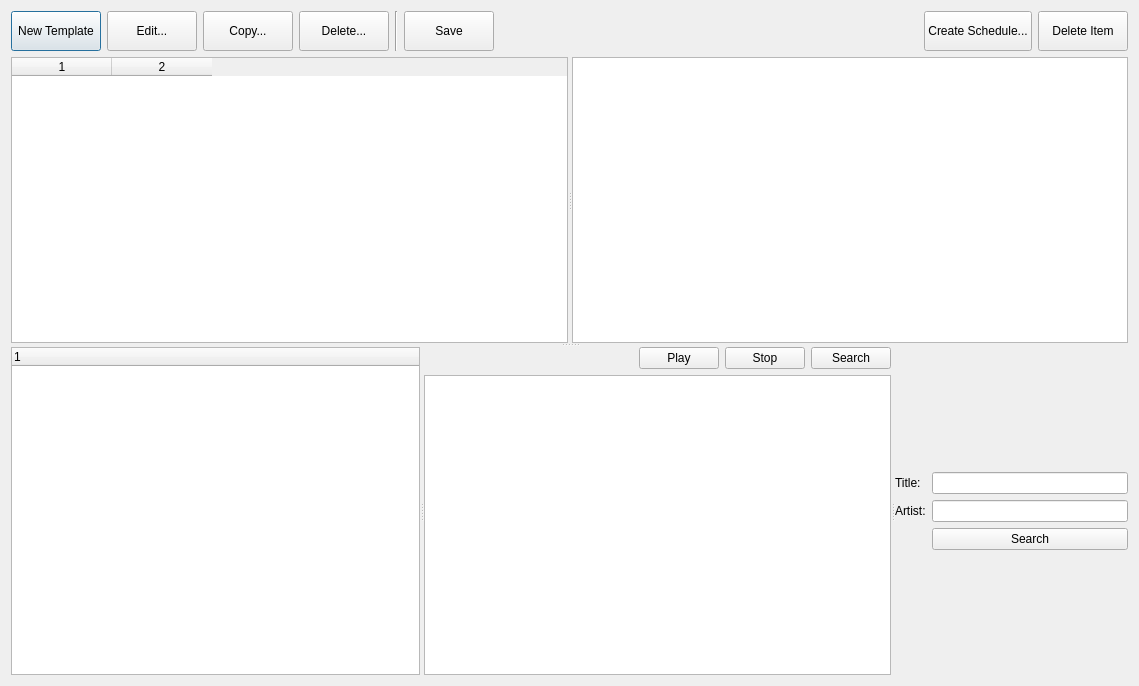
<?xml version="1.0" encoding="UTF-8"?>
<ui version="4.0">
 <class>dlgTemplateConfig</class>
 <widget class="QDialog" name="dlgTemplateConfig">
  <property name="geometry">
   <rect>
    <x>0</x>
    <y>0</y>
    <width>1139</width>
    <height>686</height>
   </rect>
  </property>
  <property name="minimumSize">
   <size>
    <width>830</width>
    <height>510</height>
   </size>
  </property>
  <property name="windowTitle">
   <string>Template Designer</string>
  </property>
  <layout class="QVBoxLayout" name="verticalLayout_3">
   <item>
    <layout class="QHBoxLayout" name="horizontalLayout_2">
     <item>
      <layout class="QHBoxLayout" name="horizontalLayout">
       <item>
        <widget class="QPushButton" name="btnNew">
         <property name="minimumSize">
          <size>
           <width>90</width>
           <height>40</height>
          </size>
         </property>
         <property name="text">
          <string>New Template</string>
         </property>
        </widget>
       </item>
       <item>
        <widget class="QPushButton" name="btnEdit">
         <property name="minimumSize">
          <size>
           <width>90</width>
           <height>40</height>
          </size>
         </property>
         <property name="text">
          <string>Edit...</string>
         </property>
        </widget>
       </item>
       <item>
        <widget class="QPushButton" name="btnCopy">
         <property name="minimumSize">
          <size>
           <width>90</width>
           <height>40</height>
          </size>
         </property>
         <property name="text">
          <string>Copy...</string>
         </property>
        </widget>
       </item>
       <item>
        <widget class="QPushButton" name="btnDeleteTemplate">
         <property name="minimumSize">
          <size>
           <width>90</width>
           <height>40</height>
          </size>
         </property>
         <property name="text">
          <string>Delete...</string>
         </property>
        </widget>
       </item>
       <item>
        <widget class="Line" name="line">
         <property name="orientation">
          <enum>Qt::Vertical</enum>
         </property>
        </widget>
       </item>
       <item>
        <widget class="QPushButton" name="btnSave">
         <property name="minimumSize">
          <size>
           <width>90</width>
           <height>40</height>
          </size>
         </property>
         <property name="text">
          <string>Save</string>
         </property>
        </widget>
       </item>
       <item>
        <spacer name="horizontalSpacer">
         <property name="orientation">
          <enum>Qt::Horizontal</enum>
         </property>
         <property name="sizeHint" stdset="0">
          <size>
           <width>40</width>
           <height>20</height>
          </size>
         </property>
        </spacer>
       </item>
       <item>
        <widget class="QPushButton" name="btnSchedule">
         <property name="minimumSize">
          <size>
           <width>90</width>
           <height>40</height>
          </size>
         </property>
         <property name="text">
          <string>Create Schedule...</string>
         </property>
        </widget>
       </item>
      </layout>
     </item>
     <item>
      <widget class="QPushButton" name="btnDeleteItem">
       <property name="minimumSize">
        <size>
         <width>90</width>
         <height>40</height>
        </size>
       </property>
       <property name="text">
        <string>Delete Item</string>
       </property>
      </widget>
     </item>
    </layout>
   </item>
   <item>
    <widget class="QSplitter" name="splitter_4">
     <property name="orientation">
      <enum>Qt::Vertical</enum>
     </property>
     <widget class="QSplitter" name="spTemplate">
      <property name="orientation">
       <enum>Qt::Horizontal</enum>
      </property>
      <widget class="QTableWidget" name="twTemplates">
       <property name="sizePolicy">
        <sizepolicy hsizetype="Expanding" vsizetype="Expanding">
         <horstretch>0</horstretch>
         <verstretch>0</verstretch>
        </sizepolicy>
       </property>
       <property name="minimumSize">
        <size>
         <width>0</width>
         <height>0</height>
        </size>
       </property>
       <property name="sizeIncrement">
        <size>
         <width>0</width>
         <height>0</height>
        </size>
       </property>
       <property name="selectionMode">
        <enum>QAbstractItemView::SingleSelection</enum>
       </property>
       <property name="selectionBehavior">
        <enum>QAbstractItemView::SelectRows</enum>
       </property>
       <property name="columnCount">
        <number>2</number>
       </property>
       <column/>
       <column/>
      </widget>
      <widget class="QTableWidget" name="twItems">
       <property name="selectionMode">
        <enum>QAbstractItemView::SingleSelection</enum>
       </property>
       <property name="selectionBehavior">
        <enum>QAbstractItemView::SelectRows</enum>
       </property>
      </widget>
     </widget>
     <widget class="QSplitter" name="splitter_3">
      <property name="orientation">
       <enum>Qt::Horizontal</enum>
      </property>
      <widget class="QSplitter" name="spMedia">
       <property name="orientation">
        <enum>Qt::Horizontal</enum>
       </property>
       <widget class="QTreeWidget" name="twMedia">
        <property name="baseSize">
         <size>
          <width>0</width>
          <height>0</height>
         </size>
        </property>
        <column>
         <property name="text">
          <string notr="true">1</string>
         </property>
        </column>
       </widget>
       <widget class="QWidget" name="layoutWidget">
        <layout class="QVBoxLayout" name="verticalLayout">
         <item>
          <layout class="QHBoxLayout" name="horizontalLayout_3">
           <item>
            <spacer name="horizontalSpacer_2">
             <property name="orientation">
              <enum>Qt::Horizontal</enum>
             </property>
             <property name="sizeHint" stdset="0">
              <size>
               <width>40</width>
               <height>20</height>
              </size>
             </property>
            </spacer>
           </item>
           <item>
            <widget class="QPushButton" name="btnPlay">
             <property name="text">
              <string>Play</string>
             </property>
            </widget>
           </item>
           <item>
            <widget class="QPushButton" name="btnStop">
             <property name="text">
              <string>Stop</string>
             </property>
            </widget>
           </item>
           <item>
            <widget class="QPushButton" name="btnSearch">
             <property name="text">
              <string>Search</string>
             </property>
             <property name="checkable">
              <bool>true</bool>
             </property>
            </widget>
           </item>
          </layout>
         </item>
         <item>
          <widget class="QTableWidget" name="twTracks">
           <property name="selectionMode">
            <enum>QAbstractItemView::SingleSelection</enum>
           </property>
           <property name="selectionBehavior">
            <enum>QAbstractItemView::SelectRows</enum>
           </property>
          </widget>
         </item>
        </layout>
       </widget>
      </widget>
      <widget class="QWidget" name="wigSearch" native="true">
       <layout class="QVBoxLayout" name="verticalLayout_2">
        <item>
         <layout class="QGridLayout" name="gridLayout">
          <item row="2" column="1">
           <widget class="QPushButton" name="btnAudioSearch">
            <property name="text">
             <string>Search</string>
            </property>
           </widget>
          </item>
          <item row="1" column="0">
           <widget class="QLabel" name="label_2">
            <property name="text">
             <string>Artist:</string>
            </property>
           </widget>
          </item>
          <item row="0" column="0">
           <widget class="QLabel" name="label">
            <property name="text">
             <string>Title:</string>
            </property>
           </widget>
          </item>
          <item row="0" column="1">
           <widget class="QLineEdit" name="lineEdit"/>
          </item>
          <item row="1" column="1">
           <widget class="QLineEdit" name="lineEdit_2"/>
          </item>
         </layout>
        </item>
       </layout>
      </widget>
     </widget>
    </widget>
   </item>
  </layout>
 </widget>
 <resources/>
 <connections/>
</ui>
